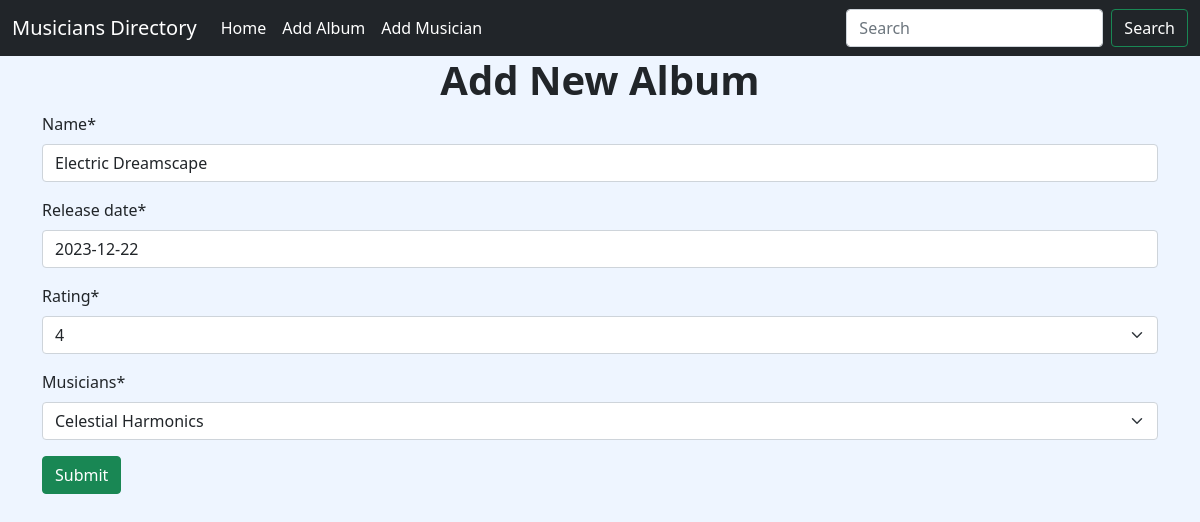
/album/edit/1/, run on the app's committed database.
### album/models.py (models this page shows, shortened)
class Album(models.Model):
    name = models.CharField(max_length=200)
    release_date = models.DateField(default=date.today)
    RATING_CHOICES = [
        (1, '1'),
        (2, '2'),
        (3, '3'),
        (4, '4'),
        (5, '5'),
    ]
    rating = models.IntegerField(choices=RATING_CHOICES)
    musicians = models.ForeignKey(
        musicians, on_delete=models.CASCADE, related_name='album')

### album/views.py (the view)
# urls.py: path('edit/<int:pk>/', views.AlbumUpdateView.as_view(), name='edit_album'),
class AlbumUpdateView(UpdateView):
    model = Album
    form_class = forms.add_album
    template_name = 'album.html'
    success_url = reverse_lazy('home')

### album/forms.py
class add_album(forms.ModelForm):
    class Meta:
        model = models.Album
        fields = '__all__'

### musician/models.py (called while the page is built)
    def __str__(self):
        return f"{self.first_name} {self.last_name}"

### album/templates/album.html
{% extends "base.html" %}
{% block content %}
{% load crispy_forms_tags %}
<h1 class="text-center fw-bold">Add New Album</h1>
<form method="post" class="container">
  {% csrf_token %} {{ form|crispy }}
  <button type="submit" class="btn btn-success">Submit</button>
</form>
{% endblock %}

### templates/base.html (style rules this page uses)
body { background-color: #EEF5FF; }

### data on the page
Album: name "Electric Dreamscape", release_date "2023-12-22", rating "4", musicians "Celestial Harmonics"
